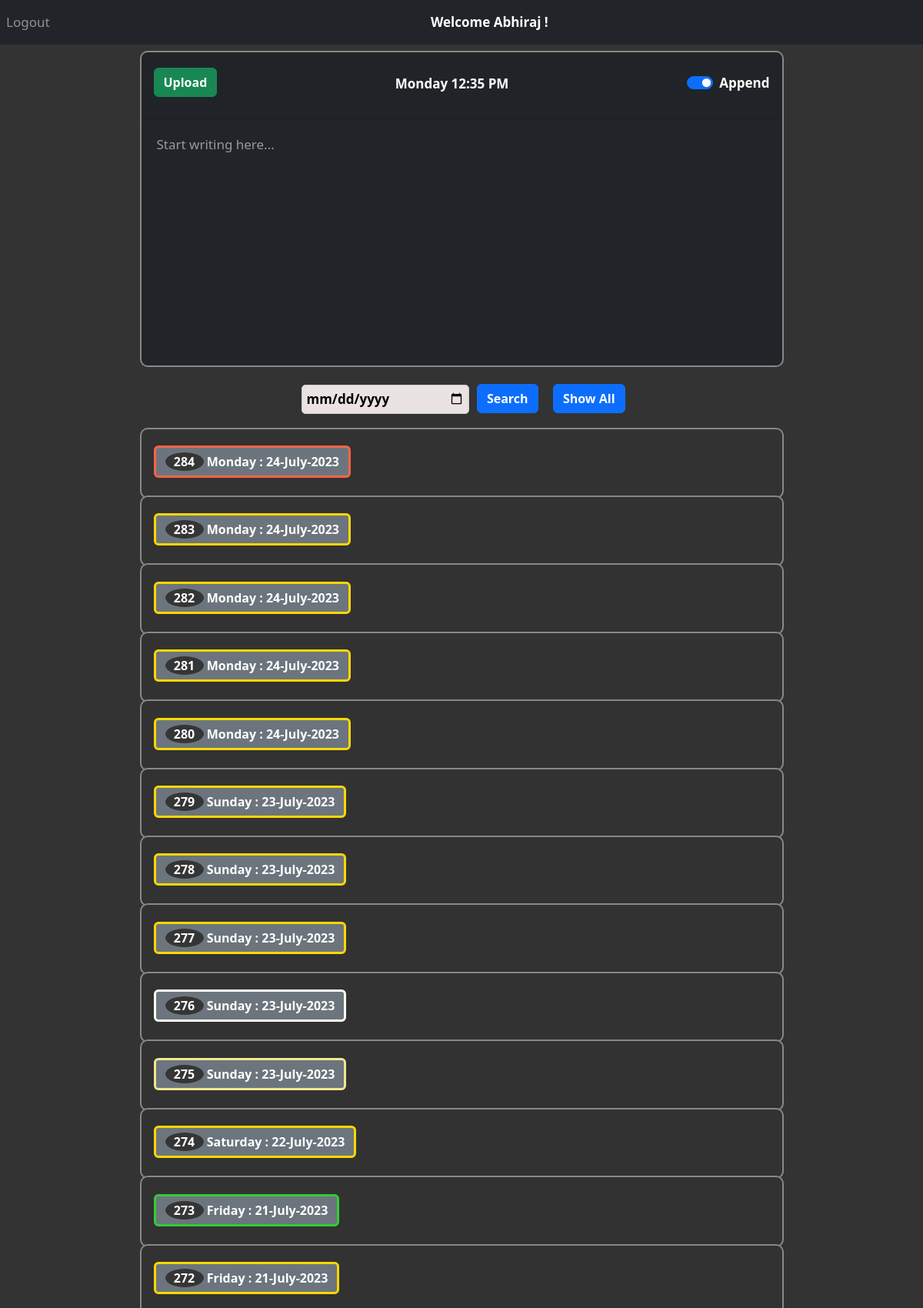
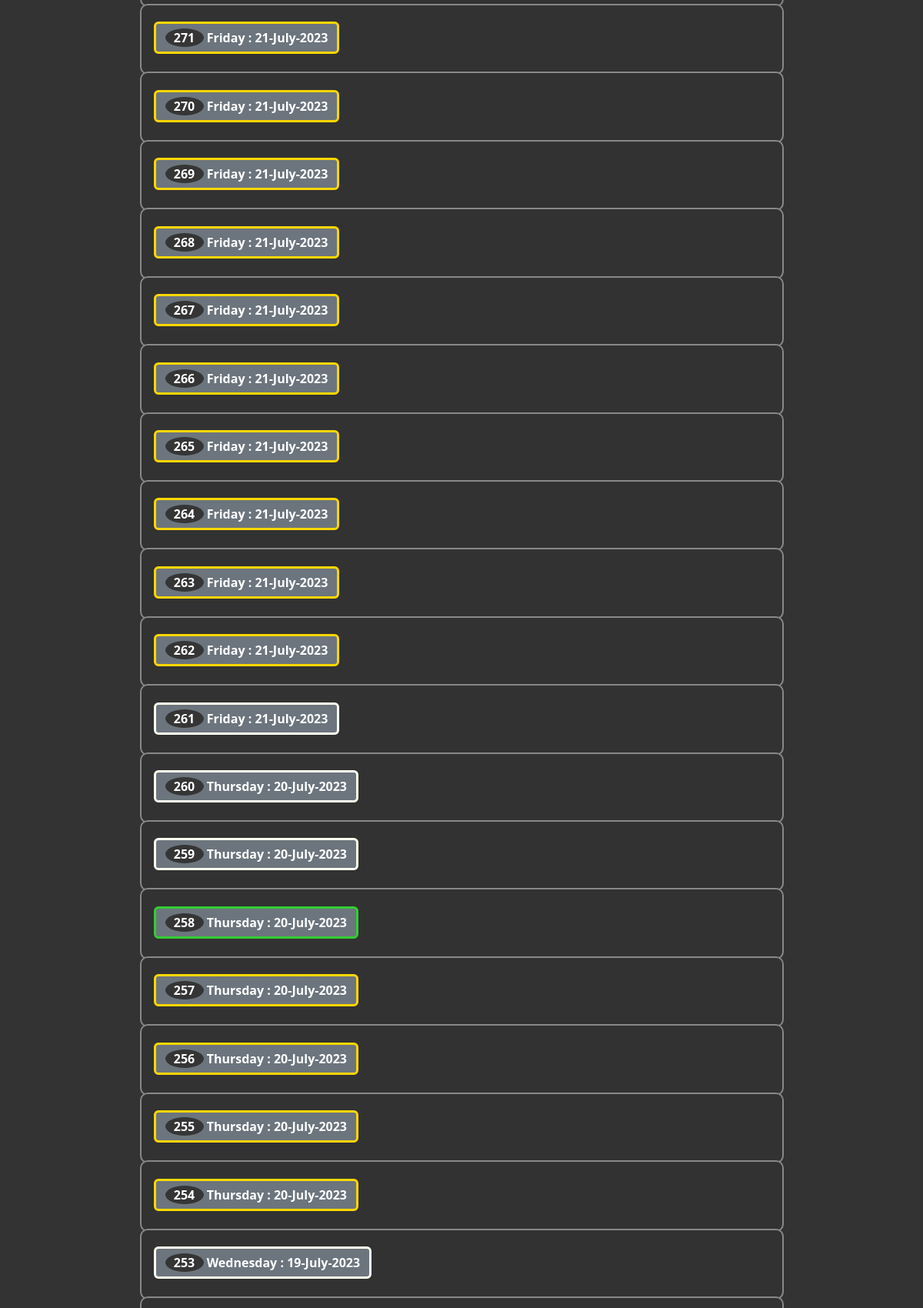
The app's page / (signed in, upper part) with its own data (2 pictures, top to bottom).
### website/models.py (models this page shows)
class User(db.Model, UserMixin):
    id = db.Column(db.Integer, primary_key=True)
    email = db.Column(db.String(150), unique=True)
    password = db.Column(db.String(150))
    first_name = db.Column(db.String(150))
    notes = db.relationship('Note')

class Note(db.Model):
    id = db.Column(db.Integer, primary_key=True)
    data = db.Column(db.String(10000))
    date = db.Column(db.DateTime(timezone=True), default=func.now())
    day = db.Column(db.String(10), default=datetime.now().strftime('%A'))
    currDate = db.Column(db.String(20), default=datetime.now().strftime('%Y-%m-%d'))
    time = db.Column(db.String(20), default=datetime.now().strftime('%H:%M:%S'))
    month = db.Column(db.String(20), default=datetime.now().strftime('%B'))
    sentiment = db.Column(db.Float)
    sentimentColor = db.Column(db.String(255))
    classification = db.Column(db.String(50))
    switch_state = db.Column(db.Boolean, default=False)  # New column for the switch state
    user_id = db.Column(db.Integer, db.ForeignKey('user.id'))

### website/views.py (the view, shortened to what this page needs)
@views.route('/', methods=['GET', 'POST'])
@login_required
def home():
    first_name = current_user.first_name
    notes = Note.query.filter_by(user_id=current_user.id).all()
    get_switch_state = Note.query.filter_by(user_id=current_user.id).order_by(Note.id.desc()).first()
    latest_switch_state = "checked" if get_switch_state.switch_state else ""
    searchDate = request.args.get('searchDate')
    note_data = [(note.currDate, note.day, note.month, note.sentimentColor, note.data, note.id) for note in notes]
    return render_template("home.html", user=current_user, first_name = first_name, note_data=note_data, latest_switch_state = latest_switch_state)

### website/__init__.py (called while the page is built)
def create_app():
    app = Flask(__name__)
    app.config['SECRET_KEY'] = 'hjshjhdjah kjshkjdhjs'
    app.config['SQLALCHEMY_DATABASE_URI'] = f'sqlite:///{DB_NAME}'
    db.init_app(app)
    from .views import views
    from .auth import auth
    app.register_blueprint(views, url_prefix='/')
    app.register_blueprint(auth, url_prefix='/')
    from .models import User, Note
    with app.app_context():
        db.create_all()
    login_manager = LoginManager()
    login_manager.login_view = 'auth.login'
    login_manager.init_app(app)
    @login_manager.user_loader
    def load_user(id):
        return User.query.get(int(id))
    return app

### website/templates/home.html (shortened to what this page needs)
{% extends "base.html" %}
{% block content %}
<form method="POST">
  <div class="card text-white bg-dark mb-3">
    <div class="card-header">
      <div align="left">
        <button type="submit" class="btn btn-secondary  btn-success" style="display: flex; justify-content: space-between;"><b>Upload</b></button>
      </div>
      <div style="font-weight: bold">
        <div class="d-flex justify-content-center w-100">
          <span class="navbar-text text-center" style="color: white; font-weight: bold;">
             <span id="current-time-home"></span>
          </span>
        </div>
      </div>
      <div class="form-check form-switch align-center">
        <input class="form-check-input" type="checkbox" role="switch" id="flexSwitchCheckChecked" name="switchState" {{latest_switch_state}}>
        <label class="form-check-label" for="flexSwitchCheckChecked"><b>Append</b></label>
      </div>
    </div>
    <textarea name="note" id="note" class="form-control bg-dark text-white" style="border: none;" autofocus wrap="soft" placeholder="Start writing here..."></textarea>
  </div>
</form>
<form id="search-form" method="GET">
  <div align="center">
    <input type="date" id="search" name="searchDate">
    <button id="searchButton" type="submit" class="btn btn-primary" name="searchButton"><b>Search</b></button>
    <button id="showall" type="submit" class="btn btn-primary" name="showAllButton"><b>Show All</b></button>
  </div>
</form>
<ul class="list-group list-group-flush" id="notes">
  {% for note_item in note_data | reverse %}
  <div class="accordion" id="accordionExample">
    <div class="card">
      <div class="card-header text-center" id="heading{{ note_item[5] }}">
        <h2 class="mb-0">
          <button class="btn btn-secondary text-left" type="button" data-toggle="collapse" data-target="#collapse{{note_item[5]}}" aria-expanded="true" aria-controls="collapse{{ note_item[5] }}"  {% if note_item[3] %}style="border-color: {{ note_item[3] }}"{% endif %}>
            {% if note_item[0] %}
              {% set index = loop.length - loop.index0 %}
              <span class="index-circle">{{ index }}</span><b> {{ note_item[1] }} : {{ note_item[0][8:] }}-{{ note_item[2] }}-{{ note_item[0][:4] }}</b>
            {% else %}
              <span class="index-circle">{{ index }}</span><b>{{ note_item[1] }} - Date Not Available </b>
            {% endif %}
          </button>
        </h2>
      </div>
    </div>
  </div>{% endfor %}
</ul>
{% endblock %}

### website/templates/base.html (shortened to what this page needs)
<!DOCTYPE html>
<html>
  <head>
    <link
      rel="stylesheet"
      href="https://stackpath.bootstrapcdn.com/bootstrap/4.4.1/css/bootstrap.min.css"
    />
    <link
      rel="stylesheet"
      href="https://stackpath.bootstrapcdn.com/font-awesome/4.7.0/css/font-awesome.min.css"
    />
    <link rel="stylesheet" href="static\styles.css">
    <link href="https://cdn.jsdelivr.net/npm/bootstrap@5.3.0/dist/css/bootstrap.min.css" rel="stylesheet">
  </head>
  <body>
    <nav class="navbar navbar-expand-lg navbar-dark bg-dark" #e3f2fd;>
      <div class="collapse navbar-collapse" id="navbar">
        <div class="navbar-nav">
          {% if user.is_authenticated %}
          <a class="nav-item nav-link" id="logout" href="/logout">Logout</a>
          {% endif %}
        </div>
        {% if user.is_authenticated %}
        <div class="d-flex justify-content-center w-100">
          <span class="navbar-text text-center" style="color: white; font-weight: bold;">
             <span>Welcome {{first_name}} !</span>
          </span>
        </div>
      {% endif %}
    </nav>
    <div class="container">{% block content %} {% endblock %}</div>
  </body>
</html>

### website/templates/base.html (style rules this page uses)
body { background-color: #333; color:white; font-size: 17px; }

### website/templates/home.html (style rules this page uses)
.index-circle { display: inline-block; width: 50px; height: 24px; line-height: 24px; text-align: center; border-radius: 50%; background-color: #353535; color: #fff; font-weight: bold; }
.card-header { padding-top: 20px; padding-bottom: 25px; display: flex; justify-content: space-between; }
.card { background-color: #333; color: white; border-radius: 0px; width:75%; margin: -2px auto; border-color: #888; border-width: 2px 2px 2px 2px; border-style: solid; border-radius: 10px; }
form { margin-top: 10px; background-color: #333; padding: 0px; }
textarea.form-control { background-color: #333; color: white; width: 100%; margin: 0; padding: 20px; font-size: 17px; border: 3px solid #ccc; border-radius: 10px; box-sizing: border-box; height: 320px; resize: none; white-space: pre-wrap; }
ul#notes button { border-width: 3.5px; }
#note::placeholder { color: #999; }
.form-check { padding-top: 7px; }
input[type="date"] { font-size: 17px; padding: 5px; margin-top: 7px; margin-right:5px; margin-left: 5px; margin-bottom: 20px; border: 1px solid #ccc; border-radius: 5px; outline: none; width: 218px; font-weight: bold; background-color: #ebe2e2 }
#showall { margin-left: 15px; margin-top: -5px; }
#searchButton { margin-top: -5px; }

### records on screen
User: first_name "Abhiraj"
Note: index "284", day "Monday", currDate "24", month "July", currDate "2023"
Note: index "283", day "Monday", currDate "24", month "July", currDate "2023"
Note: index "282", day "Monday", currDate "24", month "July", currDate "2023"
Note: index "281", day "Monday", currDate "24", month "July", currDate "2023"
Note: index "280", day "Monday", currDate "24", month "July", currDate "2023"
Note: index "279", day "Sunday", currDate "23", month "July", currDate "2023"
Note: index "278", day "Sunday", currDate "23", month "July", currDate "2023"
Note: index "277", day "Sunday", currDate "23", month "July", currDate "2023"
Note: index "276", day "Sunday", currDate "23", month "July", currDate "2023"
Note: index "275", day "Sunday", currDate "23", month "July", currDate "2023"
Note: index "274", day "Saturday", currDate "22", month "July", currDate "2023"
Note: index "273", day "Friday", currDate "21", month "July", currDate "2023"
Note: index "272", day "Friday", currDate "21", month "July", currDate "2023"
Note: index "271", day "Friday", currDate "21", month "July", currDate "2023"
Note: index "270", day "Friday", currDate "21", month "July", currDate "2023"
Note: index "269", day "Friday", currDate "21", month "July", currDate "2023"
Note: index "268", day "Friday", currDate "21", month "July", currDate "2023"
Note: index "267", day "Friday", currDate "21", month "July", currDate "2023"
Note: index "266", day "Friday", currDate "21", month "July", currDate "2023"
Note: index "265", day "Friday", currDate "21", month "July", currDate "2023"
Note: index "264", day "Friday", currDate "21", month "July", currDate "2023"
Note: index "263", day "Friday", currDate "21", month "July", currDate "2023"
Note: index "262", day "Friday", currDate "21", month "July", currDate "2023"
Note: index "261", day "Friday", currDate "21", month "July", currDate "2023"
Note: index "260", day "Thursday", currDate "20", month "July", currDate "2023"
Note: index "259", day "Thursday", currDate "20", month "July", currDate "2023"
Note: index "258", day "Thursday", currDate "20", month "July", currDate "2023"
Note: index "257", day "Thursday", currDate "20", month "July", currDate "2023"
Note: index "256", day "Thursday", currDate "20", month "July", currDate "2023"
Note: index "255", day "Thursday", currDate "20", month "July", currDate "2023"
Note: index "254", day "Thursday", currDate "20", month "July", currDate "2023"
Note: index "253", day "Wednesday", currDate "19", month "July", currDate "2023"
